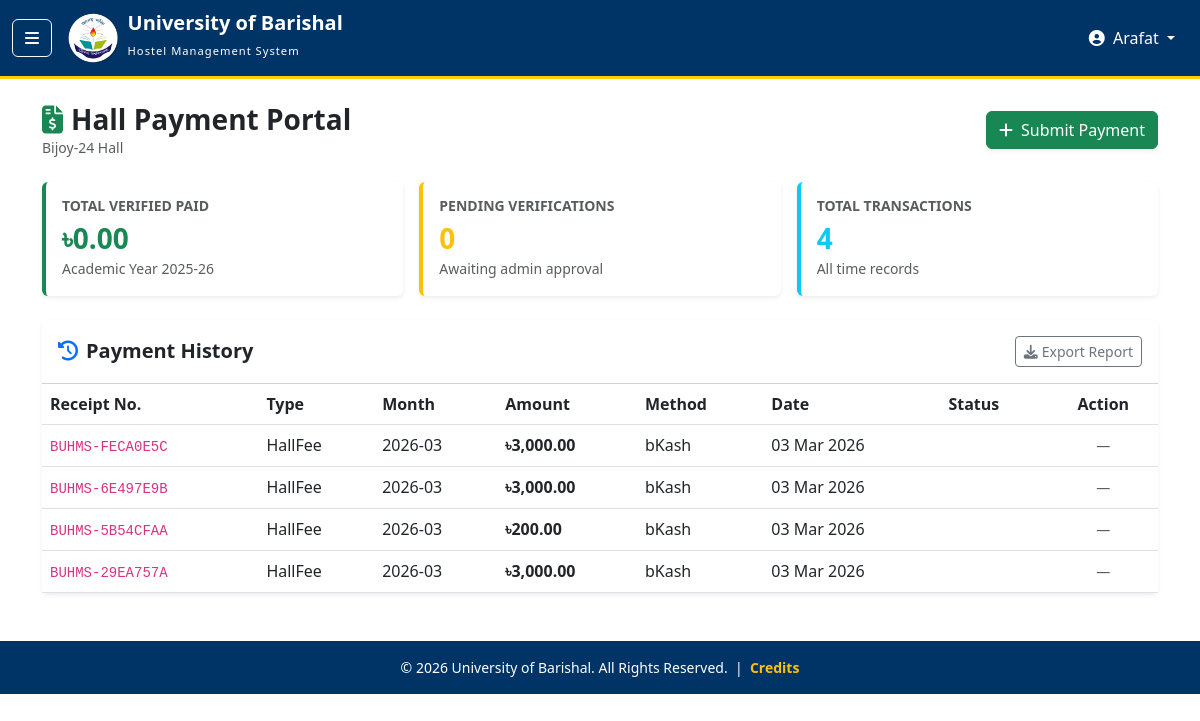
Page /modules/payment.php (signed in) on the committed database.
### tables this page shows
CREATE TABLE `students` (
  `student_id` int(11) NOT NULL,
  `user_id` int(11) NOT NULL,
  `year` int(11) DEFAULT NULL,
  `hostel_id` int(11) DEFAULT NULL,
  `room_id` int(11) DEFAULT NULL,
  `student_reg_id` varchar(50) DEFAULT NULL,
  `blood_group` varchar(5) DEFAULT NULL,
  `contact_no` varchar(20) DEFAULT NULL,
  `father_name` varchar(100) DEFAULT NULL,
  `father_contact` varchar(20) DEFAULT NULL,
  `mother_name` varchar(100) DEFAULT NULL,
  `mother_contact` varchar(20) DEFAULT NULL,
  `permanent_address` text DEFAULT NULL,
  `reason_for_stay` text DEFAULT NULL,
  `department` varchar(100) DEFAULT NULL
);

CREATE TABLE `hostels` (
  `hostel_id` int(11) NOT NULL,
  `name` varchar(100) NOT NULL,
  `location` varchar(255) DEFAULT NULL,
  `total_rooms` int(11) DEFAULT NULL
);

CREATE TABLE `payments` (
  `payment_id` int(11) NOT NULL,
  `student_id` int(11) NOT NULL,
  `payment_type` varchar(50) DEFAULT NULL,
  `month` varchar(20) DEFAULT NULL,
  `amount` decimal(10,2) NOT NULL,
  `payment_method` varchar(50) DEFAULT NULL,
  `transaction_id` varchar(100) DEFAULT NULL,
  `payment_date` date NOT NULL,
  `status` enum('Pending','Completed','Failed') DEFAULT 'Pending',
  `verified_by` int(11) DEFAULT NULL,
  `receipt_no` varchar(50) DEFAULT NULL,
  `note` text DEFAULT NULL,
  `verified_at` datetime DEFAULT NULL
);

### modules/payment.php (the view, shortened to what this page needs)
<?php
include "../includes/header.php";
include "../includes/db.php";
$user_id = $_SESSION['user_id'];
$st = $conn->prepare("SELECT s.student_id, s.hostel_id, h.name AS hostel_name
                      FROM students s
                      LEFT JOIN hostels h ON s.hostel_id = h.hostel_id
                      WHERE s.user_id = ?");
$st->bind_param("i", $user_id);
$st->execute();
$student = $st->get_result()->fetch_assoc();
$student_id = $student['student_id'] ?? null;
$history = [];
if ($student_id) {
    $hist_q = $conn->prepare("
        SELECT p.*, u.name AS verified_by_name
        FROM payments p
        LEFT JOIN users u ON p.verified_by = u.user_id
        WHERE p.student_id = ?
        ORDER BY p.payment_date DESC
    ");
    if ($hist_q) {
        $hist_q->bind_param("i", $student_id);
        $hist_q->execute();
        $history = $hist_q->get_result()->fetch_all(MYSQLI_ASSOC);
    } else {
        die("SQL Error: " . $conn->error);
    }
}
$total_paid = array_sum(array_column(
    array_filter($history, fn($p) => $p['status'] === 'Verified'),
    'amount'
));
$pending_count = count(array_filter($history, fn($p) => $p['status'] === 'Pending'));
?>
<div class="container py-4">
    <div class="d-flex align-items-center justify-content-between mb-4">
        <div>
            <h3 class="fw-bold mb-0"><i class="fas fa-file-invoice-dollar text-success me-2"></i>Hall Payment Portal
            </h3>
            <p class="text-muted small mb-0">
                <?php echo htmlspecialchars($student['hostel_name'] ?? 'No Hostel Assigned'); ?></p>
        </div>
        <?php if ($student_id): ?>
            <button class="btn btn-success shadow-sm" data-bs-toggle="modal" data-bs-target="#paymentModal">
                <i class="fas fa-plus me-2"></i>Submit Payment
            </button>
        <?php endif; ?>
    </div>
    <div class="row g-3 mb-4">
        <div class="col-md-4">
            <div class="card border-0 shadow-sm border-start border-success border-4">
                <div class="card-body">
                    <h6 class="text-muted small text-uppercase fw-bold">Total Verified Paid</h6>
                    <h3 class="fw-bold text-success mb-0">৳<?php echo number_format($total_paid, 2); ?></h3>
                    <small class="text-muted">Academic Year 2025-26</small>
                </div>
            </div>
        </div>
        <div class="col-md-4">
            <div class="card border-0 shadow-sm border-start border-warning border-4">
                <div class="card-body">
                    <h6 class="text-muted small text-uppercase fw-bold">Pending Verifications</h6>
                    <h3 class="fw-bold text-warning mb-0"><?php echo $pending_count; ?></h3>
                    <small class="text-muted">Awaiting admin approval</small>
                </div>
            </div>
        </div>
        <div class="col-md-4">
            <div class="card border-0 shadow-sm border-start border-info border-4">
                <div class="card-body">
                    <h6 class="text-muted small text-uppercase fw-bold">Total Transactions</h6>
                    <h3 class="fw-bold text-info mb-0"><?php echo count($history); ?></h3>
                    <small class="text-muted">All time records</small>
                </div>
            </div>
        </div>
    </div>
    <div class="card border-0 shadow-sm">
        <div class="card-header bg-white py-3 d-flex justify-content-between align-items-center">
            <h5 class="mb-0 fw-bold"><i class="fas fa-history me-2 text-primary"></i>Payment History</h5>
            <?php if (!empty($history)): ?>
                <a href="../api/payment_report.php" class="btn btn-outline-secondary btn-sm">
                    <i class="fas fa-download me-1"></i>Export Report
                </a>
            <?php endif; ?>
        </div>
        <div class="card-body p-0">
            <?php if (empty($history)): ?>
                <div class="text-center py-5 text-muted">
                    <i class="fas fa-receipt fa-3x opacity-25 mb-3"></i>
                    <p class="mb-0">No payment records found.</p>
                </div>
            <?php else: ?>
                <div class="table-responsive">
                    <table class="table table-hover align-middle mb-0">
                        <thead class="bg-light">
                            <tr>
                                <th>Receipt No.</th>
                                <th>Type</th>
                                <th>Month</th>
                                <th>Amount</th>
                                <th>Method</th>
                                <th>Date</th>
                                <th>Status</th>
                                <th class="text-center">Action</th>
                            </tr>
                        </thead>
                        <tbody>
                            <?php foreach ($history as $p):
                                ?>
                                <tr>
                                    <td><code><?php echo htmlspecialchars($p['receipt_no'] ?? 'N/A'); ?></code></td>
                                    <td><?php echo htmlspecialchars($p['payment_type']); ?></td>
                                    <td><?php echo htmlspecialchars($p['month'] ?? '-'); ?></td>
                                    <td class="fw-bold">৳<?php echo number_format($p['amount'], 2); ?></td>
                                    <td><?php echo htmlspecialchars($p['payment_method'] ?? '-'); ?></td>
                                    <td><?php echo date('d M Y', strtotime($p['payment_date'])); ?></td>
                                    <td>
                                    </td>
                                    <td class="text-center">
                                        <?php if ($p['status'] === 'Verified'): ?>
                                            <a href="../api/payment_receipt.php?id=<?php echo $p['payment_id']; ?>"
                                                class="btn btn-outline-success btn-sm" target="_blank">
                                                <i class="fas fa-receipt me-1"></i>Receipt
                                            </a>
                                        <?php else: ?>
                                            <span class="text-muted small">—</span>
                                        <?php endif; ?>
                                    </td>
                                </tr>
                            <?php endforeach; ?>
                        </tbody>
                    </table>
                </div>
            <?php endif; ?>
        </div>
    </div>
</div>
<?php include "../includes/footer.php"; ?>

### includes/header.php (style rules this page uses)
:root { --bu-dark-blue: #003366; --bu-gold: #ffcc00; }

### rows in the picture
students: hostel.name "Bijoy-24 Hall"
payments: receipt_no "BUHMS-FECA0E5C", payment_type "HallFee", month "2026-03", amount "3,000.00", payment_method "bKash", payment_date "03 Mar 2026"
payments: receipt_no "BUHMS-6E497E9B", payment_type "HallFee", month "2026-03", amount "3,000.00", payment_method "bKash", payment_date "03 Mar 2026"
payments: receipt_no "BUHMS-5B54CFAA", payment_type "HallFee", month "2026-03", amount "200.00", payment_method "bKash", payment_date "03 Mar 2026"
payments: receipt_no "BUHMS-29EA757A", payment_type "HallFee", month "2026-03", amount "3,000.00", payment_method "bKash", payment_date "03 Mar 2026"

### other values in the picture
explode(' ', $_SESSION['name'])[0] "Arafat"
$total_paid "0.00"
$pending_count "0"
count($history) "4"
